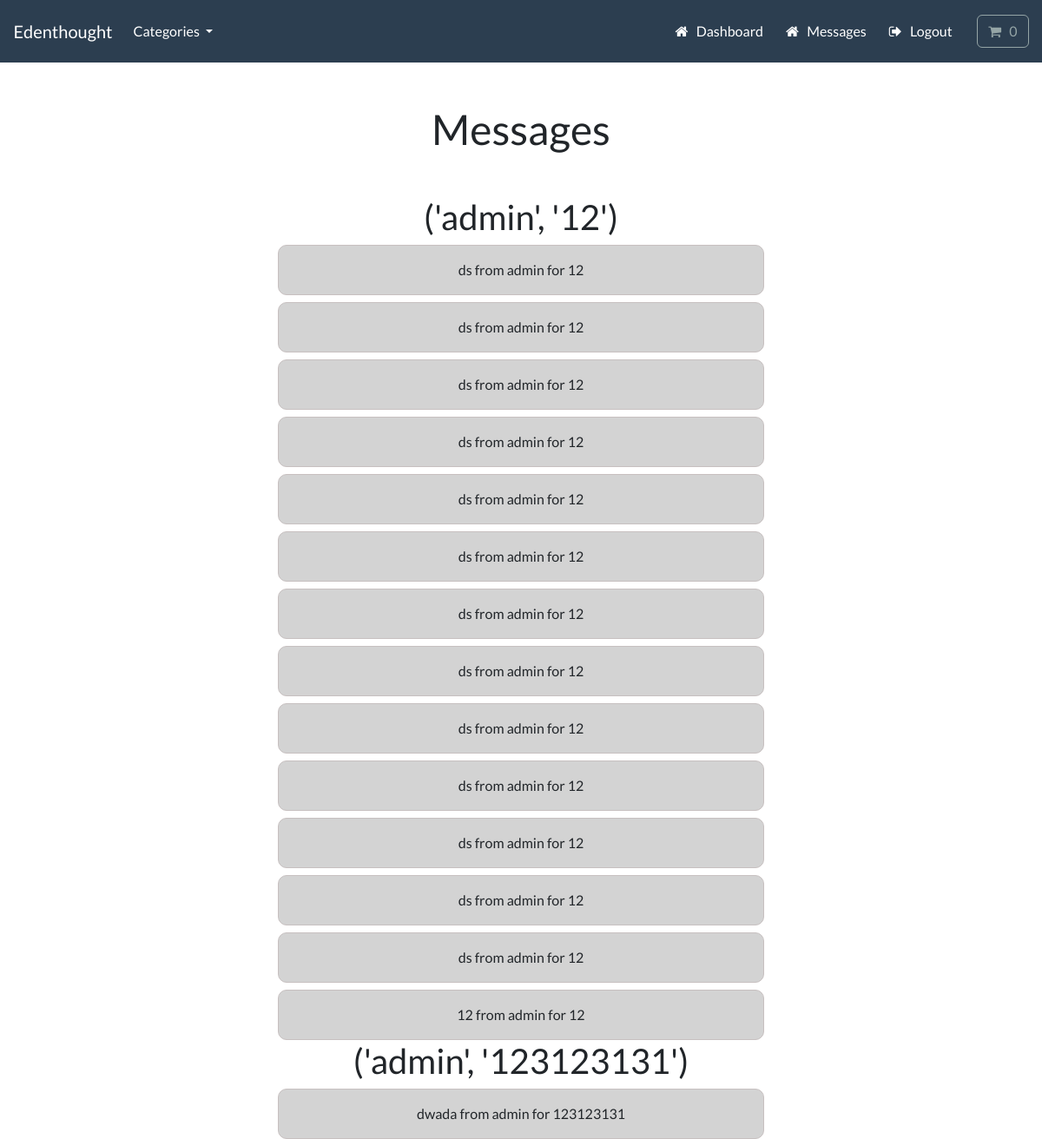
Page /messaging/message-list (signed in) on the committed database.
### messaging/models.py (models this page shows, shortened)
class Message(models.Model):
    product = models.ForeignKey(Product, on_delete=models.CASCADE, related_name="messages", null=True, blank=True)
    sender = models.ForeignKey(User, on_delete=models.CASCADE, related_name="sent_messages")
    receiver = models.ForeignKey(User, on_delete=models.CASCADE, related_name="received_messages")
    subject = models.CharField(max_length=200)
    body = models.TextField()
    created_at = models.DateTimeField(auto_now_add=True)
    read = models.BooleanField(default=False)

### store/models.py (models this page shows, shortened)
class Product(models.Model):
    category = models.ForeignKey(Category, related_name='product', on_delete=models.CASCADE, null=True)
    title = models.CharField(max_length=250)
    brand = models.CharField(max_length=250, default='un-branded')
    description = models.TextField(blank=True)
    slug = models.SlugField(max_length=255)
    price = models.DecimalField(max_digits=9, decimal_places=2)
    user = models.ForeignKey(User, max_length=10, on_delete=models.CASCADE, null=True)
    class Meta:
        verbose_name_plural = 'products'

### messaging/views.py (the view)
# urls.py: path('message-list', views.message_list, name='message-list'),
def message_list(request):
    current_user = request.user
    unread_messages = (
        Message.objects
        .filter(receiver=current_user, read=False)
        .order_by('-created_at')
        .select_related('product', 'sender')
    )
    read_messages = (
        Message.objects
        .filter(receiver=current_user, read=True)
        .order_by('-created_at')
        .select_related('product', 'sender')
    )
    all_messages = list(unread_messages) + list(read_messages)
    grouped_messages = {}
    for message in all_messages:
        key = (message.sender.username, message.product.title)
        if key not in grouped_messages:
            grouped_messages[key] = []
        grouped_messages[key].append(message)
    return render(request, 'messages/message-list.html', {'grouped_messages': grouped_messages})

### cart/cart.py (called while the page is built)
    def __len__(self):
        return sum(item['qty'] for item in self.cart.values())

### cart/context_processors.py (called while the page is built)
def cart(request):
    return {'cart': Cart(request)}

### store/models.py (called while the page is built)
    def get_absolute_url(self):
        return reverse('list-category', args=[self.slug])

### store/views.py (called while the page is built)
def categories(request):
    all_categories = Category.objects.all()
    return {'all_categories': all_categories}

### messaging/templates/messages/message-list.html (shortened to what this page needs)
{% extends "store/base.html" %}
{% load crispy_forms_tags %}
{% block content %}
<!DOCTYPE html>
<html lang="en">
<head>
</head>
<body>
    <h1>Messages</h1>
    {% for sender_product, messages in grouped_messages.items %}
    <div class="message-group">
        <h2>{{ sender_product }}</h2>
        {% for message in messages %}
        <div class="message{% if message.read %} message-read{% endif %}" id="message-{{ message.pk }}" >
            <div class="message-header" data-content-id="message-content-{{ message.pk }}" data-message-id="{{ message.pk }}">
                {{ message.subject }} from {{ message.sender.username }} for {{ message.product.title }}
            </div>
        </div>
        {% endfor %}
    </div>
    {% endfor %}
</body>
</html>
{% endblock %}

### messaging/templates/messages/message-list.html (style rules this page uses)
body { text-align: center; }
h1 { margin: 3rem; }
.message { background-color: lightblue; padding: 1rem; margin: 0.5rem 20rem 0rem 20rem; cursor: pointer; border: 1px solid rgb(199, 192, 192); border-radius: 10px; }
.message-read { background-color: lightgrey; }

### rows in the picture
Message: subject "ds", sender.username "admin", product "12"
Message: subject "ds", sender.username "admin", product "12"
Message: subject "ds", sender.username "admin", product "12"
Message: subject "ds", sender.username "admin", product "12"
Message: subject "ds", sender.username "admin", product "12"
Message: subject "ds", sender.username "admin", product "12"
Message: subject "ds", sender.username "admin", product "12"
Message: subject "ds", sender.username "admin", product "12"
Message: subject "ds", sender.username "admin", product "12"
Message: subject "ds", sender.username "admin", product "12"
Message: subject "ds", sender.username "admin", product "12"
Message: subject "ds", sender.username "admin", product "12"
Message: subject "ds", sender.username "admin", product "12"
Message: subject "12", sender.username "admin", product "12"
Message: sender_product "('admin', '123123131')", subject "dwada", sender.username "admin", product "123123131"

### other values in the picture
{{ sender_product }} "('admin', '12')"
